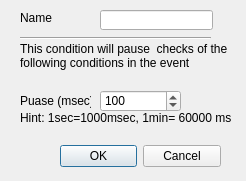
<?xml version="1.0" encoding="UTF-8"?>
<ui version="4.0">
 <class>CPauseConditionDialog</class>
 <widget class="QDialog" name="CPauseConditionDialog">
  <property name="geometry">
   <rect>
    <x>0</x>
    <y>0</y>
    <width>246</width>
    <height>181</height>
   </rect>
  </property>
  <property name="windowTitle">
   <string>SmartRC Edit PauseCondition</string>
  </property>
  <widget class="QDialogButtonBox" name="buttonBox">
   <property name="geometry">
    <rect>
     <x>60</x>
     <y>140</y>
     <width>161</width>
     <height>32</height>
    </rect>
   </property>
   <property name="orientation">
    <enum>Qt::Horizontal</enum>
   </property>
   <property name="standardButtons">
    <set>QDialogButtonBox::Cancel|QDialogButtonBox::Ok</set>
   </property>
  </widget>
  <widget class="QLabel" name="label">
   <property name="geometry">
    <rect>
     <x>20</x>
     <y>10</y>
     <width>41</width>
     <height>16</height>
    </rect>
   </property>
   <property name="text">
    <string>Name</string>
   </property>
  </widget>
  <widget class="QLineEdit" name="txtDesc">
   <property name="geometry">
    <rect>
     <x>100</x>
     <y>10</y>
     <width>113</width>
     <height>20</height>
    </rect>
   </property>
  </widget>
  <widget class="QSpinBox" name="spnTime">
   <property name="geometry">
    <rect>
     <x>100</x>
     <y>90</y>
     <width>81</width>
     <height>22</height>
    </rect>
   </property>
   <property name="maximum">
    <number>600000</number>
   </property>
   <property name="singleStep">
    <number>100</number>
   </property>
   <property name="value">
    <number>100</number>
   </property>
  </widget>
  <widget class="Line" name="line">
   <property name="geometry">
    <rect>
     <x>20</x>
     <y>30</y>
     <width>191</width>
     <height>16</height>
    </rect>
   </property>
   <property name="orientation">
    <enum>Qt::Horizontal</enum>
   </property>
  </widget>
  <widget class="QLabel" name="label_2">
   <property name="geometry">
    <rect>
     <x>20</x>
     <y>90</y>
     <width>71</width>
     <height>21</height>
    </rect>
   </property>
   <property name="text">
    <string>Puase (msec)</string>
   </property>
  </widget>
  <widget class="QLabel" name="label_3">
   <property name="geometry">
    <rect>
     <x>20</x>
     <y>40</y>
     <width>211</width>
     <height>31</height>
    </rect>
   </property>
   <property name="text">
    <string>This condition will pause  checks of the following conditions in the event</string>
   </property>
   <property name="wordWrap">
    <bool>true</bool>
   </property>
  </widget>
  <widget class="QLabel" name="label_4">
   <property name="geometry">
    <rect>
     <x>20</x>
     <y>110</y>
     <width>211</width>
     <height>16</height>
    </rect>
   </property>
   <property name="text">
    <string>Hint: 1sec=1000msec, 1min= 60000 msec</string>
   </property>
  </widget>
 </widget>
 <resources/>
 <connections>
  <connection>
   <sender>buttonBox</sender>
   <signal>accepted()</signal>
   <receiver>CPauseConditionDialog</receiver>
   <slot>accept()</slot>
   <hints>
    <hint type="sourcelabel">
     <x>248</x>
     <y>254</y>
    </hint>
    <hint type="destinationlabel">
     <x>157</x>
     <y>274</y>
    </hint>
   </hints>
  </connection>
  <connection>
   <sender>buttonBox</sender>
   <signal>rejected()</signal>
   <receiver>CPauseConditionDialog</receiver>
   <slot>reject()</slot>
   <hints>
    <hint type="sourcelabel">
     <x>316</x>
     <y>260</y>
    </hint>
    <hint type="destinationlabel">
     <x>286</x>
     <y>274</y>
    </hint>
   </hints>
  </connection>
 </connections>
</ui>
